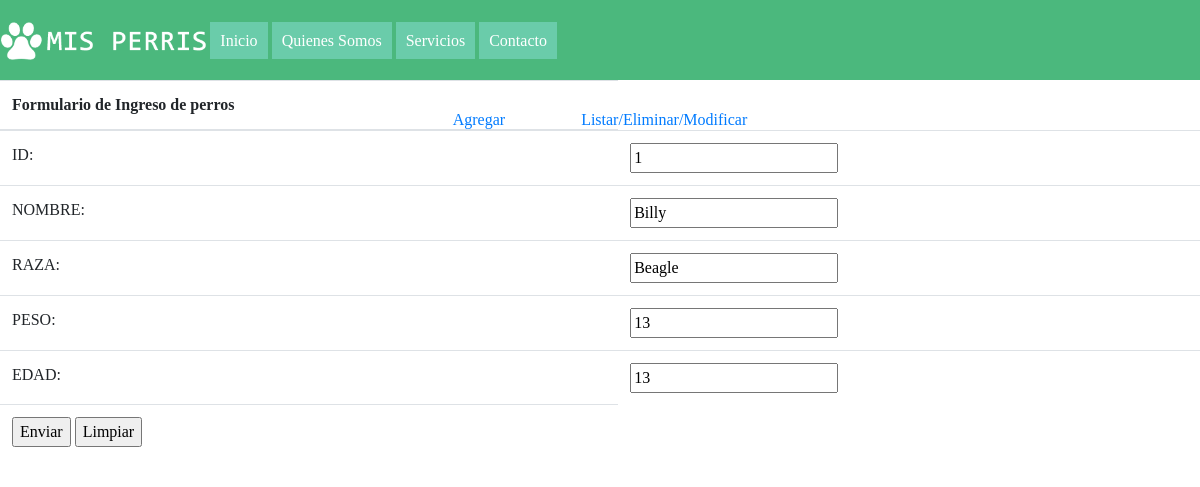
The page /web/modificar.php?id=1 on the database its author committed.
### tables this page shows
CREATE TABLE IF NOT EXISTS `perro` (
  `id` int(11) NOT NULL,
  `nombre` varchar(45) DEFAULT NULL,
  `raza` varchar(45) DEFAULT NULL,
  `peso` int(11) DEFAULT NULL,
  `edad` int(11) DEFAULT NULL,
  PRIMARY KEY (`id`)
);

### controlador/DaoPerro.php (called while the page is built, shortened)
<?php
include_once 'conexion.php';
class DaoPerro{
    private $cone;
    function __construct() {
        try {
            $this->cone = new conexion();
        } catch (Exception $exc) {
            echo $exc->getTraceAsString();
        }
    }
    public function Buscar($id){
        try {
            $sql= "select * from perro where id='$id'";
            return $this->cone->SqlSeleccion($sql);
        } catch (Exception $exc) {
            echo $exc->getTraceAsString();
        }
    }
}

### controlador/conexion.php (called while the page is built, shortened)
<?php
class conexion {
    private $server = "localhost";
    private $usuario = "root";
    private $pass = "";
    private $base = "misperris";
    private $cone;
    function __construct() {
        try {
            $this->cone = mysqli_connect($this->server, $this->usuario, $this->pass, $this->base);
        } catch (Exception $exc) {
            echo $exc->getTraceAsString();
        }
    }
    public function SqlSeleccion($sql) {
        try {
            $reg = mysqli_query($this->cone, $sql);
            return $reg;
        } catch (Exception $exc) {
            echo $exc->getTraceAsString();
        }
    }
}

### web/modificar.php (the view, shortened to what this page needs)
<!DOCTYPE html>
<html>
    <head>
        <link rel="stylesheet" href="https://stackpath.bootstrapcdn.com/bootstrap/4.1.3/css/bootstrap.min.css">
        <link rel="stylesheet" type="text/css" media="screen" href="css/design.css " />
    </head>
    <body>
              <header>
            <div class="Container">
                <div>
                    <?php
                    include_once'menu.php'
                    ?>
                              <?php
                    include_once'menu_perros.php'
                    ?>
                </div>
                </div>
        </header>
          <?php
            include_once'../controlador/DaoPerro.php';
          $dao=new DaoPerro();
          $id=$_GET["id"];
          $reg=$dao->Buscar($id);
          $fila= mysqli_fetch_row($reg);
           ?>
        <div>    <form method="POST" action="modificar_perro.php">
                <table class="table">
                <thead>
                    <tr>
                        <th>Formulario de Ingreso de perros</th>
                    </tr>
                </thead>
                <tbody>
                    <tr>
                        <td>ID:</td>
                        <td>
                            <input type="text" name="txtid" value="<?php echo $fila[0]?>" />
                        </td>
                    </tr>
                    <tr>
                        <td>NOMBRE:</td>
                        <td>
                            <input type="text" name="txtnombre" value="<?php echo $fila[1]?>" />
                        </td>
                    </tr>
                    <tr>
                        <td>RAZA:</td>
                        <td>
                            <input type="text" name="txtraza" value="<?php echo $fila[2]?>" />
                        </td>
                    </tr>
                    <tr>
                        <td>PESO:</td>
                        <td>
                            <input type="text" name="txtpeso" value="<?php echo $fila[3]?>" />
                        </td>
                    </tr>
                    <tr>
                        <td>EDAD:</td>
                        <td>
                            <input type="number" name="txtedad" value="<?php echo $fila[4]?>" />
                        </td>
                    </tr>
                    <tr>
                        <td>
                            <input type="submit" value="Enviar" />
                            <input type="reset" value="Limpiar" />
                        </td>
                    </tr>
                </tbody>
            </table>
        </form>
    </body>
</html>

### web/css/design.css (style rules this page uses)
body, html { margin: 0px; padding: 0px; background-color: white; font-family: 'Trebuchet MS'; }
.Container { width: 100%; min-width: 500px; margin: auto; }
header { width: 100%; height: 80px; line-height: 80px; background-color: rgba(60, 179, 114, 0.712); }
header div div { text-align: center; }
table { width: 100%; }
html { background-color: white; }
body { background-color: white; }

### rows shown on the page
perro: txtid "1", txtnombre "Billy", txtraza "Beagle", txtpeso "13", txtedad "13"
